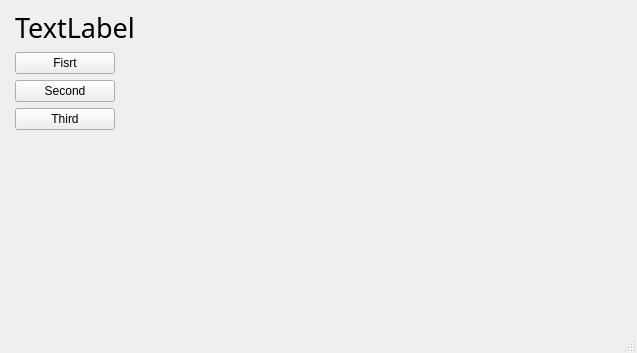
<?xml version="1.0" encoding="UTF-8"?>
<ui version="4.0">
 <class>MainWindow</class>
 <widget class="QMainWindow" name="MainWindow">
  <property name="geometry">
   <rect>
    <x>0</x>
    <y>0</y>
    <width>637</width>
    <height>353</height>
   </rect>
  </property>
  <property name="windowTitle">
   <string>MainWindow</string>
  </property>
  <widget class="QWidget" name="centralwidget">
   <layout class="QFormLayout" name="formLayout">
    <item row="0" column="1">
     <widget class="QLabel" name="label">
      <property name="font">
       <font>
        <family>D2Coding</family>
        <pointsize>20</pointsize>
       </font>
      </property>
      <property name="text">
       <string>TextLabel</string>
      </property>
     </widget>
    </item>
    <item row="1" column="0">
     <layout class="QHBoxLayout" name="horizontalLayout">
      <item>
       <layout class="QVBoxLayout" name="verticalLayout"/>
      </item>
     </layout>
    </item>
    <item row="1" column="1">
     <widget class="QPushButton" name="pushButton">
      <property name="maximumSize">
       <size>
        <width>100</width>
        <height>30</height>
       </size>
      </property>
      <property name="text">
       <string>Fisrt</string>
      </property>
      <property name="iconSize">
       <size>
        <width>9</width>
        <height>9</height>
       </size>
      </property>
     </widget>
    </item>
    <item row="2" column="1">
     <widget class="QPushButton" name="second">
      <property name="maximumSize">
       <size>
        <width>100</width>
        <height>30</height>
       </size>
      </property>
      <property name="text">
       <string>Second</string>
      </property>
     </widget>
    </item>
    <item row="3" column="1">
     <widget class="QPushButton" name="Third">
      <property name="maximumSize">
       <size>
        <width>100</width>
        <height>30</height>
       </size>
      </property>
      <property name="text">
       <string>Third</string>
      </property>
     </widget>
    </item>
   </layout>
  </widget>
  <widget class="QMenuBar" name="menubar">
   <property name="geometry">
    <rect>
     <x>0</x>
     <y>0</y>
     <width>637</width>
     <height>21</height>
    </rect>
   </property>
  </widget>
  <widget class="QStatusBar" name="statusbar"/>
 </widget>
 <resources/>
 <connections>
  <connection>
   <sender>pushButton</sender>
   <signal>clicked()</signal>
   <receiver>MainWindow</receiver>
   <slot>fisrstclick()</slot>
   <hints>
    <hint type="sourcelabel">
     <x>123</x>
     <y>150</y>
    </hint>
    <hint type="destinationlabel">
     <x>199</x>
     <y>315</y>
    </hint>
   </hints>
  </connection>
  <connection>
   <sender>second</sender>
   <signal>clicked()</signal>
   <receiver>MainWindow</receiver>
   <slot>secondclick()</slot>
   <hints>
    <hint type="sourcelabel">
     <x>259</x>
     <y>190</y>
    </hint>
    <hint type="destinationlabel">
     <x>331</x>
     <y>293</y>
    </hint>
   </hints>
  </connection>
  <connection>
   <sender>Third</sender>
   <signal>clicked()</signal>
   <receiver>MainWindow</receiver>
   <slot>thirdclick()</slot>
   <hints>
    <hint type="sourcelabel">
     <x>328</x>
     <y>226</y>
    </hint>
    <hint type="destinationlabel">
     <x>510</x>
     <y>277</y>
    </hint>
   </hints>
  </connection>
 </connections>
 <slots>
  <slot>fisrstclick()</slot>
  <slot>secondclick()</slot>
  <slot>thirdclick()</slot>
 </slots>
</ui>
